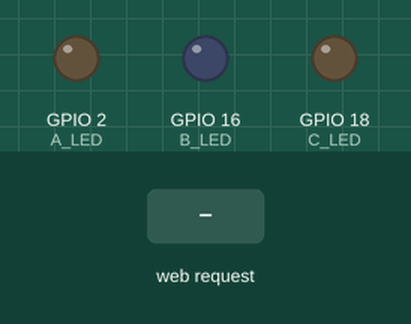
Simulated run of this sketch. Board: ESP32. On the bench: output pins drawn as LEDs (lit = HIGH). The inputs (shaded band) are chosen by the test bench. WiFi joins after 1.5 s; servers stay silent unless stated; what the sketch prints to the serial monitor is not drawn.

Above: at 2.7 s.
2.8 s: HTTP request GET /A_LED/on received
At 3.2 s:
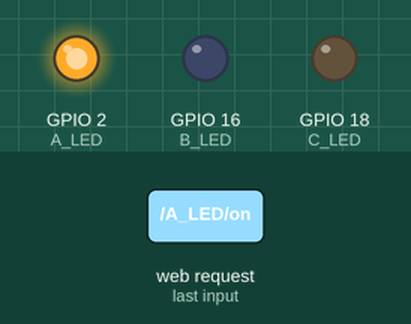
4.3 s: HTTP request GET /B_LED/on received
At 5.5 s:
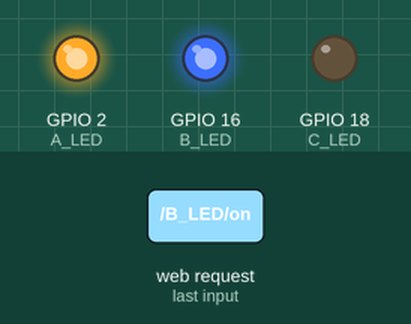
5.8 s: HTTP request GET /A_LED/off received
At 6.7 s:
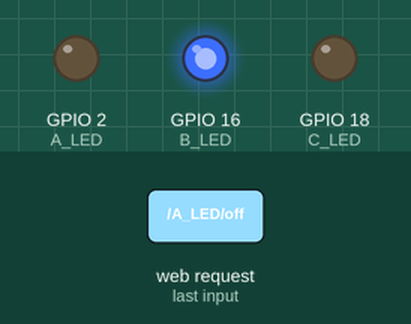
7.3 s: HTTP request GET /C_LED/on received
At 7.8 s:
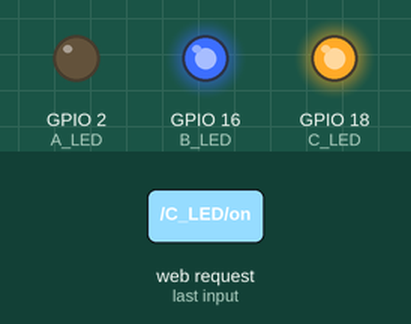
8.8 s: HTTP request GET /B_LED/off received
At 10.0 s:
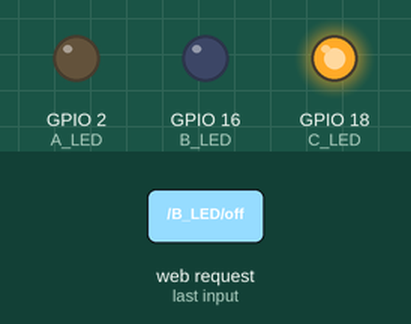
10.3 s: HTTP request GET /A_LED/on received
At 11.3 s:
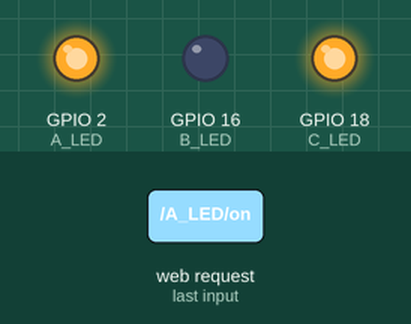
Timing chart, 0 to 12.8 s (numbered marks = the images above; inputs shaded):
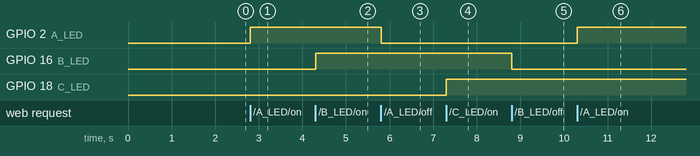

Measured:
- after the input at 2.8 s, GPIO 2 (A_LED): LOW → HIGH at once
- after the input at 4.3 s, GPIO 16 (B_LED): LOW → HIGH at once
- after the input at 5.8 s, GPIO 2 (A_LED): HIGH → LOW at once
- after the input at 7.3 s, GPIO 18 (C_LED): LOW → HIGH at once
- after the input at 8.8 s, GPIO 16 (B_LED): HIGH → LOW at once
- after the input at 10.3 s, GPIO 2 (A_LED): LOW → HIGH at once

The sketch:

STA_Mode_ControlLED.ino
```cpp
//ESP32 Work on AP Mode to Control LED

 #include <WiFi.h>

 #define A_LED  2
 #define B_LED  16
 #define C_LED   18

 // Create the objects for server and client
 WiFiServer server(80);
 WiFiClient client;

    const char* ssid   = "YourNetwork";
 const char* password = "YourNetworkPassword";

 // Create the global variable
 String http;
 String aLedState = "off";
 String bLedState = "off";
 String cLedState = "off";

 void setup() {
  Serial.begin(115200);
  pinMode(A_LED, OUTPUT);
  pinMode(B_LED, OUTPUT);
  pinMode(C_LED, OUTPUT);
  digitalWrite(A_LED, LOW);
  digitalWrite(B_LED, LOW);
  digitalWrite(C_LED, LOW);
  Serial.print("Connecting to ");
  Serial.println(ssid);

  // Connect the Wifi to the router
  WiFi.begin(ssid, password);
  while (WiFi.status() != WL_CONNECTED) {
   delay(500);
   Serial.print(".");
  }

  Serial.println("");
  Serial.println("WiFi connected.");
  Serial.println("IP address: ");
  Serial.println(WiFi.localIP());

  // Start our ESP32 server
  server.begin();
 }

 void loop(){

  if ( client = server.available() ) {  // Checks if a new client tries to connect to our server
   Serial.println("New Client.");
   String clientData = "";
   while ( client.connected() ) {    // Wait until the client finish sending HTTP request
    if ( client.available() ) {     // If there is a data,
     char c = client.read();      //  read one character
     http += c;            //  then parse it
     Serial.write(c);
     if (c == '\n') {         // If the character is carriage return,
                      //  it means end of http request from client
      if (clientData.length() == 0) { //  Now that the clientData is cleared,
       sendResponse();        //    perform the necessary action
       updateLED();
       updateWebpage();
       break;
      } else {
       clientData = "";       //  First, clear the clientData
      }
     } else if (c != '\r') {      // Or if the character is NOT new line
      clientData += c;        //  store the character to the clientData variable
     }
    }
   }
   http = "";
   client.stop();            // Disconnect the client.
   Serial.println("Client disconnected.");
   Serial.println("");
  }
 }

 void sendResponse() {
  // Send the HTTP response headers
  client.println("HTTP/1.1 200 OK");
  client.println("Content-type:text/html");
  client.println("Connection: close");
  client.println();
 }

 void updateWebpage() {
  // In here we will display / update the webpage by sending the HTML
  //  to the connected client
  // In order for us to use the HTTP GET functionality,
  //  the HTML hyperlinks or href is use in the buttons.
  //  So that, when you press the buttons, it will send a request to the
  //  web server with the href links by which our ESP32 web server will
  //  be check using HTTP GET and execute the equivalent action

  // Send the whole HTML
  client.println("<!DOCTYPE html><html>");
  client.println("<head>");
  client.println("<title>ESP32 WiFi Station</title>");
  client.println("</head>");

  // Web Page Heading
  client.println("<body><h1>'SmartMethode' simple ESP32 STA Web server</h1>");

  // Display buttons for A LED
  client.println("<p>1. A LED is " + aLedState + "</p>");
  if (aLedState == "off") {
   client.println("<p><a href=\"/A_LED/on\"><button>Turn ON</button></a></p>");
  } else {
   client.println("<p><a href=\"/A_LED/off\"><button>Turn OFF</button></a></p>");
  }

  client.print("<hr>");

  // Display buttons for B LED
  client.println("<p>2. B LED is " + bLedState + "</p>");
  if (bLedState == "off") {
   client.println("<p><a href=\"/B_LED/on\"><button>Turn ON</button></a></p>");
  } else {
   client.println("<p><a href=\"/B_LED/off\"><button>Turn OFF</button></a></p>");
  }

  client.print("<hr>");

  // Display buttons for C LED
  client.println("<p>3. C LED is " + cLedState + "</p>");
  if (cLedState == "off") {
   client.println("<p><a href=\"/C_LED/on\"><button>Turn ON</button></a></p>");
  } else {
   client.println("<p><a href=\"/C_LED/off\"><button>Turn OFF</button></a></p>");
  }

  client.println("</body></html>");
  client.println();
 }

 void updateLED() {
  // In here we will check the HTTP request of the connected client
  //  using the HTTP GET function,
  //  Then turns the LED on / off according to the HTTP request
  if    (http.indexOf("GET /A_LED/on") >= 0) {
   Serial.println("A LED on");
   aLedState = "on";
   digitalWrite(A_LED, HIGH);
  } else if (http.indexOf("GET /A_LED/off") >= 0) {
   Serial.println("A LED off");
   aLedState = "off";
   digitalWrite(A_LED, LOW);
  } else if (http.indexOf("GET /B_LED/on") >= 0) {
   Serial.println("B LED on");
   bLedState = "on";
   digitalWrite(B_LED, HIGH);
  } else if (http.indexOf("GET /B_LED/off") >= 0) {
   Serial.println("B LED off");
   bLedState = "off";
   digitalWrite(B_LED, LOW);
  } else if (http.indexOf("GET /C_LED/on") >= 0) {
   Serial.println("C LED on");
   cLedState = "on";
   digitalWrite(C_LED, HIGH);
  } else if (http.indexOf("GET /C_LED/off") >= 0) {
   Serial.println("C LED off");
   cLedState = "off";
   digitalWrite(C_LED, LOW);
  }
 }
```
